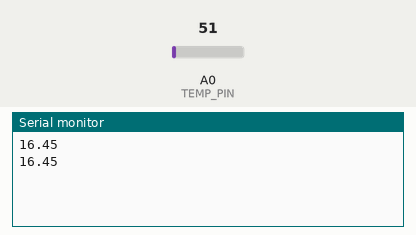
Bench run of a sketch on a simulated Arduino Uno, built with avr-gcc and run on an emulated ATmega328P. On the bench: the last lines printed to the serial monitor. The test bench sets the inputs (shaded band); at power-on: A0 (TEMP_PIN) = 51.

Above: at 1.8 s.
1.9 s: A0 (TEMP_PIN) set to 61
At 2.8 s:
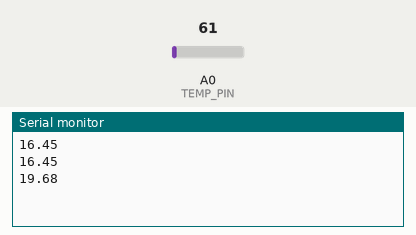
3.4 s: A0 (TEMP_PIN) set to 71
At 4.8 s:
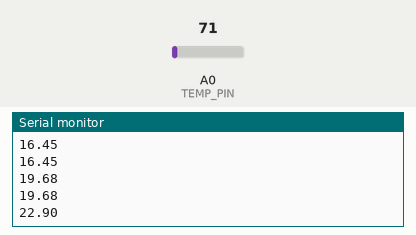
Timing chart, 0 to 6.4 s (numbered marks = the images above; inputs shaded):
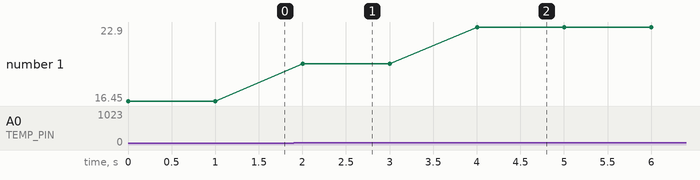

The sketch:

nodemcu_temp.ino
```cpp
#define TEMP_PIN A0  // A0 is the only analog input on ESP8266

void setup() {
  Serial.begin(115200);
}

void loop() {
  int analogValue = analogRead(TEMP_PIN);  // Read analog value (0-1023)

  // Convert analog value to voltage (ESP8266 A0 range is 0-1V by default)
  float voltage = analogValue * (3.3 / 1023.0);  // if using bare A0 (0–1V input range)

  // If you're using a voltage divider to scale 3.3V to 1V, change formula:
  // float voltage = analogValue * (3.3 / 1023.0);

  // Assuming LM35-like sensor: 10mV per °C
  float temperatureC = voltage * 1000 / 10;


  Serial.print(temperatureC);
  Serial.println("\n");


  delay(1000);
}
```

Measured:
- after the input at 1.9 s, the serial monitor: prints a new line after 0.10 s (image 1)
- after the input at 3.4 s, the serial monitor: prints a new line after 0.60 s (image 2)
- plotted number 1: 16.45 → 19.68 after the input at 1.9 s, 19.68 → 22.9 after the input at 3.4 s
